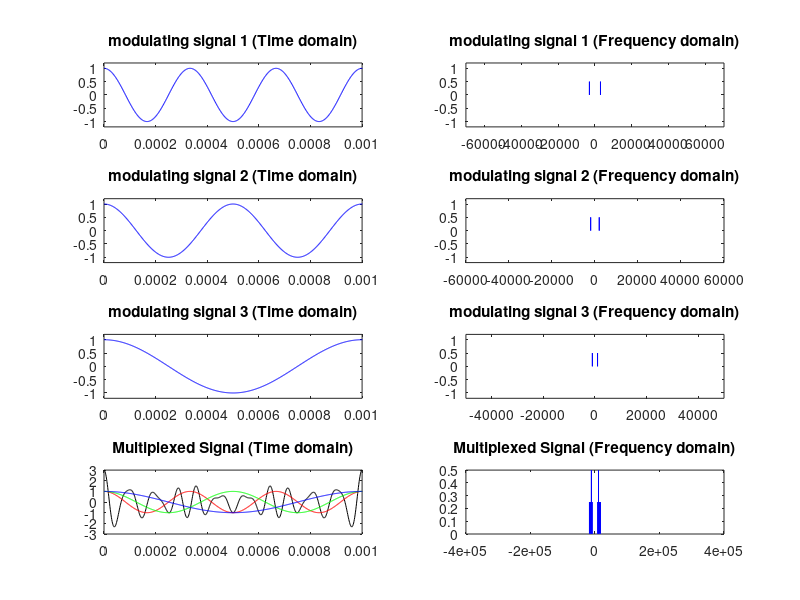

Reproduce this figure in MATLAB.
% Plot tree diferent signals (cos) multiplexed in frequency domain. 

clc; clear all; close all

% Defining the signals amplitude. 
A1_modulating = 1;
A2_modulating = 1;
A3_modulating = 1;
A_carrier = 1;

% Defining the signals frequency
f1_modulating = 3000;
f2_modulating = 2000;
f3_modulating = 1000;

% carrier frequencies (use the bigger frequecy as f1 always!)
f1_carrier = 14000;
f2_carrier = 12000;
f3_carrier = 10000;


% Defining the period and frequency of sampling: 
fs1 = 50*f1_carrier;
Ts1 = 1/fs1;
T1 = 1/f1_modulating;

% Defining the signal period. 
t_inicial = 0;
t_final = 2;

% "t" vector: correspondente ao periodo de análise (dominio da frequência); 
t1 = [t_inicial:Ts1:t_final];

% calculando o passo no dominio da frequência; 
f1_step = 1/t_final;

% vetor "f" correspondente ao periodo de análise (dominio da frequência); 
f1 = [-fs1/2:f1_step:fs1/2];

modulating_signal1 = A1_modulating*cos(2*pi*f1_modulating*t1);
modulating_signal2 = A2_modulating*cos(2*pi*f2_modulating*t1);
modulating_signal3 = A3_modulating*cos(2*pi*f3_modulating*t1);

carrier_signal1 = A_carrier*cos(2*pi*f1_carrier*t1);
carrier_signal2 = A_carrier*cos(2*pi*f2_carrier*t1);
carrier_signal3 = A_carrier*cos(2*pi*f3_carrier*t1);

final_signal1 = modulating_signal1 .* carrier_signal1;
final_signal2 = modulating_signal2 .* carrier_signal2;
final_signal3 = modulating_signal3 .* carrier_signal3;


% realizando a FFT (fast Fourier Transform) do sinal para o domínio da frequência; 

modulating_F1 = fft(modulating_signal1)/length(modulating_signal1);
modulating_F1 = fftshift(modulating_F1);

carrier_F1 = fft(carrier_signal1)/length(carrier_signal1);
carrier_F1 = fftshift(carrier_F1);

modulating_F2 = fft(modulating_signal2)/length(modulating_signal2);
modulating_F2 = fftshift(modulating_F2);

carrier_F2 = fft(carrier_signal2)/length(carrier_signal2);
carrier_F2 = fftshift(carrier_F2);

modulating_F3 = fft(modulating_signal3)/length(modulating_signal3);
modulating_F3 = fftshift(modulating_F3);

carrier_F3 = fft(carrier_signal3)/length(carrier_signal3);
carrier_F3 = fftshift(carrier_F3);

fb1 = [ -(f1_modulating-f1_carrier)/fs1 (f1_modulating+f1_carrier)/fs1];

final_signal1F = firls(10,fb1,[1 1]);

multiplexed_singal = final_signal1 + final_signal2 + final_signal3;

multiplexed_F = fft(multiplexed_singal)/length(multiplexed_singal);
multiplexed_F = fftshift(multiplexed_F);


figure(1)
subplot(421)
plot(t1,modulating_signal1,'b')
xlim([0 3*T1])
ylim([-1.2*A1_modulating 1.2*A1_modulating])
title('modulating signal 1 (Time domain)')

subplot(423)
plot(t1,modulating_signal2,'b')
xlim([0 3*T1])
ylim([-1.2*A2_modulating 1.2*A2_modulating])
title('modulating signal 2 (Time domain)')


subplot(425)
plot(t1,modulating_signal3,'b')
xlim([0 3*T1])
ylim([-1.2*A3_modulating 1.2*A3_modulating])
title('modulating signal 3 (Time domain)')


subplot(422)
plot(f1,abs(modulating_F1), 'b')
xlim([-5*f1_carrier 5*f1_carrier])
ylim([-1.2*A1_modulating 1.2*A1_modulating])
title('modulating signal 1 (Frequency domain)')

subplot(424)
plot(f1,abs(modulating_F2), 'b')
xlim([-5*f2_carrier 5*f2_carrier])
ylim([-1.2*A2_modulating 1.2*A2_modulating])
title('modulating signal 2 (Frequency domain)')

subplot(426)
plot(f1,abs(modulating_F3), 'b')
xlim([-5*f3_carrier 5*f3_carrier])
ylim([-1.2*A3_modulating 1.2*A3_modulating])
title('modulating signal 3 (Frequency domain)')


subplot(427)
plot(t1,multiplexed_singal, 'k')
xlim([0 3*T1])
hold on
plot(t1,modulating_signal1, 'r')
hold on
plot(t1,modulating_signal2, 'g')
hold on
plot(t1,modulating_signal3, 'b')
title('Multiplexed Signal (Time domain)')

subplot(428)
plot(f1,abs(multiplexed_F), 'b')
title('Multiplexed Signal (Frequency domain)')